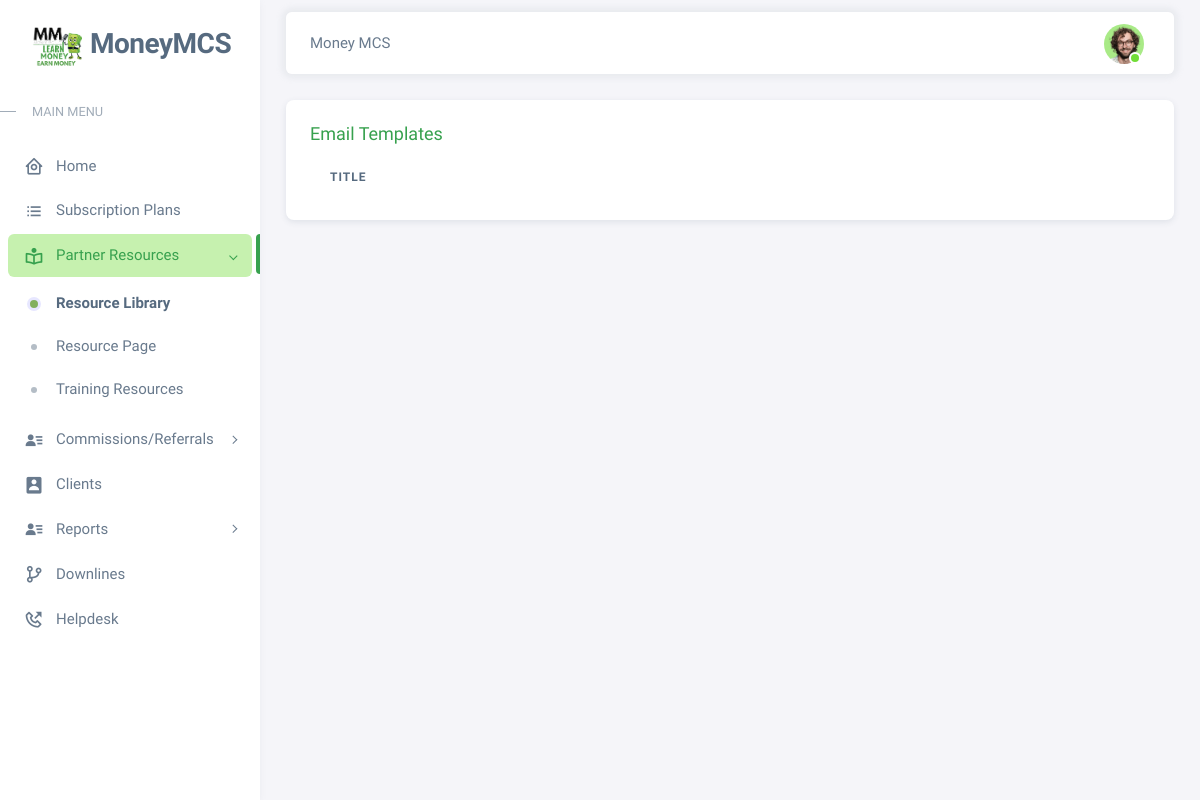
The page /pages/e_template.php (signed in) on the database as committed earlier.
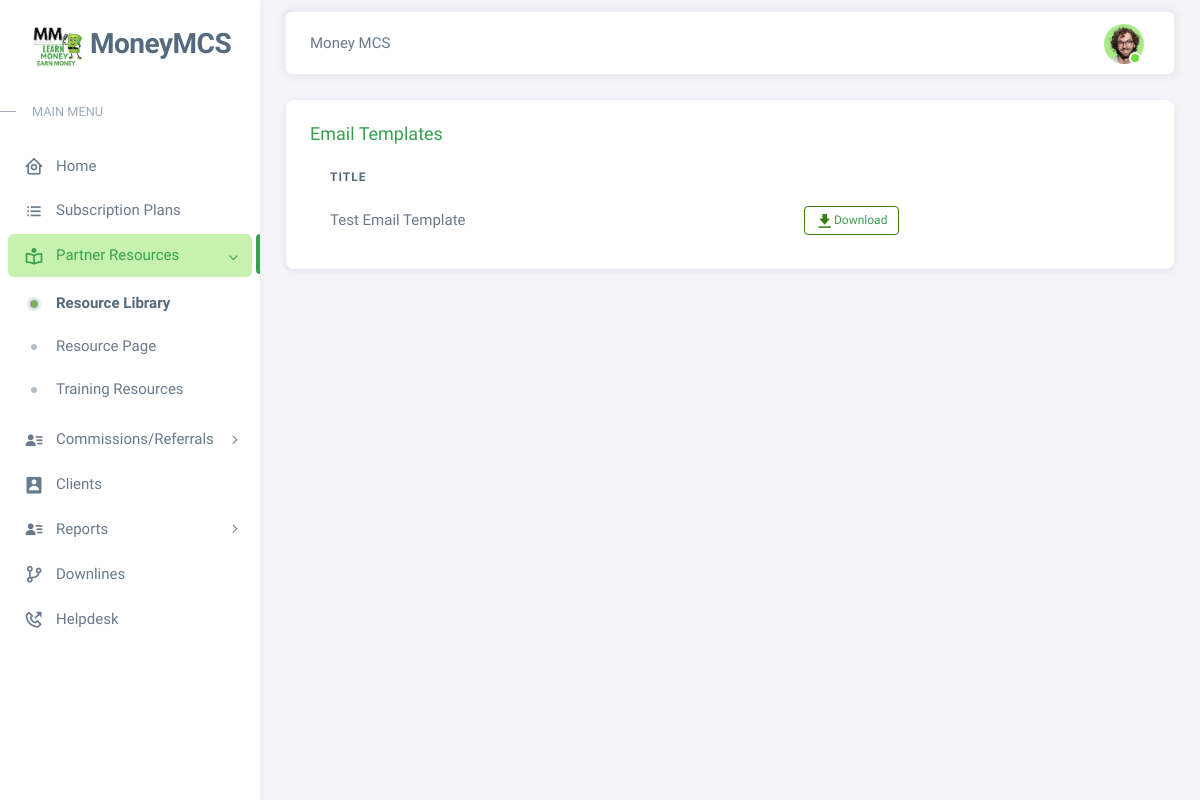
The same page on the database as committed later.
### tables this page shows
CREATE TABLE `resources` (
  `id` int(11) NOT NULL,
  `filenames` text NOT NULL,
  `resources` varchar(255) NOT NULL,
  `category` varchar(255) NOT NULL,
  `type` varchar(50) NOT NULL,
  `status` int(5) NOT NULL,
  `date_added` date NOT NULL
);

### pages/includes/session.php (called while the page is built, shortened)
<?php
	include '../includes/conn.php';
	$conn = $pdo->open();
	$stmt = $conn->prepare("SELECT * FROM users WHERE id=:id");
	$stmt->execute(['id'=>$_SESSION['agent']]);
	$agent = $stmt->fetch();
?>

### pages/e_template.php (the view, shortened to what this page needs)
<?php
  include 'includes/session.php';
?>
<!DOCTYPE html>
<html
  lang="en"
  class="light-style layout-menu-fixed"
  dir="ltr"
  data-theme="theme-default"
  data-assets-path="../assets/"
  data-template="vertical-menu-template-free"
>
  <head>
    <?php include 'includes/headers.php'; ?>
  </head>
  <body>
    <div class="layout-wrapper layout-content-navbar">
      <div class="layout-container">
        <aside id="layout-menu" class="layout-menu menu-vertical menu bg-menu-theme">
          <div class="app-brand demo">
            <a href="#" class="app-brand-link">
              <span class="app-brand-logo demo">
                <img aria-hidden="true" class="object-contain w-full h-full" src="../assets/img/earnmoney.png" width="50">
              </span>
              <span class="app-brand-text demo menu-text fw-bolder ms-2">MoneyMCS</span>
            </a>
          </div>
          <?php include 'includes/resource_sidemenu.php'; ?>
        </ul>
        </aside>
        <div class="layout-page">
          <nav
            class="layout-navbar container-xxl navbar navbar-expand-xl navbar-detached align-items-center bg-navbar-theme"
            id="layout-navbar"
          >
            <div class="navbar-nav-right d-flex align-items-center" id="navbar-collapse">
              <div class="navbar-nav align-items-center">
                <div class="nav-item d-flex align-items-center">
                  Money MCS
                </div>
              </div>
              <ul class="navbar-nav flex-row align-items-center ms-auto">
                <li class="nav-item navbar-dropdown dropdown-user dropdown">
                  <a class="nav-link dropdown-toggle hide-arrow" href="javascript:void(0);" data-bs-toggle="dropdown">
                    <div class="avatar avatar-online">
                        <img src="<?php echo (!empty($agent['photo'])) ? '../images/'.$agent['photo'] : '../images/default.png'; ?>" class="w-px-40 h-auto rounded-circle">
                    </div>
                  </a>
                </li>
              </ul>
            </div>
          </nav>
          <div class="content-wrapper">
            <div class="container-xxl flex-grow-1 container-p-y">
                <div class="row">
                  <div class="col-lg-12 mb-4 order-0">
                    <div class="card">
                      <div class="d-flex align-items-end">
                        <div class="col-sm-12">
                          <div class="card-body">
                            <h5 class="card-title text-primary">Email Templates</h5>
                            <div class="table-responsive text-nowrap">
                              <table id="" class="table table-borderless">
                                <thead>
                                  <th>Title</th>
                                  <th></th>
                                </thead>
                                <tbody>
                                  <?php
                                    $conn = $pdo->open();
                                    try{
                                      $stmt = $conn->prepare("SELECT * FROM resources WHERE status=:status AND category=:category");
                                      $stmt->execute(['status'=>1, 'category'=>'Email Templates']);
                                      foreach($stmt as $row){
                                        echo "
                                          <tr>
                                            <td>".$row['resources']."</td>
                                            <td>
                                              <button type='button' class='btn btn-outline-success btn-sm edit' data-id='".$row['id']."'><i class='bx bxs-download'></i><a href='../config/files/".$row['filenames']."' target='_blank'>Download</a></button>
                                            </td>
                                          </tr>
                                        ";
                                      }
                                    }
                                    catch(PDOException $e){
                                      echo $e->getMessage();
                                    }
                                  ?>
                                </tbody>
                              </table>
                            </div>
                          </div>
                        </div>
                      </div>
                    </div>
                  </div>
                </div>
            </div>
            <footer class="content-footer footer bg-footer-theme">
              <div class="container-xxl d-flex flex-wrap justify-content-between py-2 flex-md-row flex-column">
                </div>
              </div>
          </div>
        </div>
      </div>
    <?php include 'includes/light_datascript.php'; ?>
  </body>
</html>

Rows that differ between the two databases and show on the page:
added resources: resources "Test Email Template"
